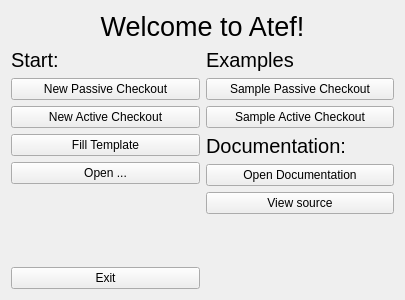
<?xml version="1.0" encoding="UTF-8"?>
<ui version="4.0">
 <class>Form</class>
 <widget class="QWidget" name="Form">
  <property name="geometry">
   <rect>
    <x>0</x>
    <y>0</y>
    <width>405</width>
    <height>300</height>
   </rect>
  </property>
  <property name="windowTitle">
   <string>Form</string>
  </property>
  <layout class="QVBoxLayout" name="verticalLayout">
   <item>
    <widget class="QLabel" name="welcome_label">
     <property name="enabled">
      <bool>true</bool>
     </property>
     <property name="sizePolicy">
      <sizepolicy hsizetype="Minimum" vsizetype="Minimum">
       <horstretch>0</horstretch>
       <verstretch>0</verstretch>
      </sizepolicy>
     </property>
     <property name="font">
      <font>
       <pointsize>20</pointsize>
      </font>
     </property>
     <property name="text">
      <string>Welcome to Atef!</string>
     </property>
     <property name="alignment">
      <set>Qt::AlignCenter</set>
     </property>
     <property name="openExternalLinks">
      <bool>false</bool>
     </property>
    </widget>
   </item>
   <item>
    <layout class="QHBoxLayout" name="horizontalLayout">
     <item>
      <layout class="QVBoxLayout" name="left_vlayout">
       <item>
        <widget class="QLabel" name="start_label">
         <property name="font">
          <font>
           <pointsize>15</pointsize>
          </font>
         </property>
         <property name="text">
          <string>Start:</string>
         </property>
        </widget>
       </item>
       <item>
        <widget class="QPushButton" name="new_passive_button">
         <property name="text">
          <string>New Passive Checkout</string>
         </property>
        </widget>
       </item>
       <item>
        <widget class="QPushButton" name="new_active_button">
         <property name="text">
          <string>New Active Checkout</string>
         </property>
        </widget>
       </item>
       <item>
        <widget class="QPushButton" name="fill_template_button">
         <property name="text">
          <string>Fill Template</string>
         </property>
        </widget>
       </item>
       <item>
        <widget class="QPushButton" name="open_button">
         <property name="text">
          <string>Open ...</string>
         </property>
        </widget>
       </item>
       <item>
        <spacer name="left_vspacer">
         <property name="orientation">
          <enum>Qt::Vertical</enum>
         </property>
         <property name="sizeHint" stdset="0">
          <size>
           <width>20</width>
           <height>40</height>
          </size>
         </property>
        </spacer>
       </item>
       <item>
        <widget class="QPushButton" name="exit_button">
         <property name="text">
          <string>Exit</string>
         </property>
        </widget>
       </item>
      </layout>
     </item>
     <item>
      <layout class="QVBoxLayout" name="right_vlayout">
       <item>
        <widget class="QLabel" name="examples_label">
         <property name="font">
          <font>
           <pointsize>15</pointsize>
          </font>
         </property>
         <property name="text">
          <string>Examples</string>
         </property>
        </widget>
       </item>
       <item>
        <widget class="QPushButton" name="sample_passive_button">
         <property name="text">
          <string>Sample Passive Checkout</string>
         </property>
        </widget>
       </item>
       <item>
        <widget class="QPushButton" name="sample_active_button">
         <property name="text">
          <string>Sample Active Checkout</string>
         </property>
        </widget>
       </item>
       <item>
        <widget class="QLabel" name="docs_label">
         <property name="font">
          <font>
           <pointsize>15</pointsize>
          </font>
         </property>
         <property name="text">
          <string>Documentation:</string>
         </property>
        </widget>
       </item>
       <item>
        <widget class="QPushButton" name="docs_button">
         <property name="text">
          <string>Open Documentation</string>
         </property>
        </widget>
       </item>
       <item>
        <widget class="QPushButton" name="source_button">
         <property name="text">
          <string>View source</string>
         </property>
        </widget>
       </item>
       <item>
        <spacer name="right_vspacer">
         <property name="orientation">
          <enum>Qt::Vertical</enum>
         </property>
         <property name="sizeHint" stdset="0">
          <size>
           <width>20</width>
           <height>40</height>
          </size>
         </property>
        </spacer>
       </item>
      </layout>
     </item>
    </layout>
   </item>
  </layout>
 </widget>
 <resources/>
 <connections/>
</ui>
